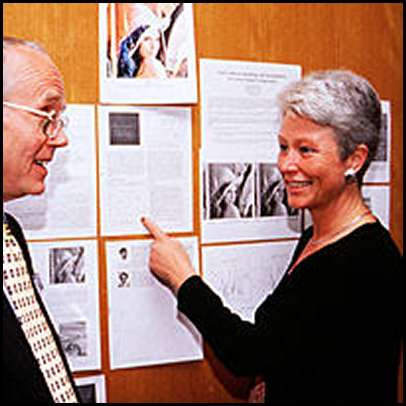
#> input picture img/Lenavisit.jpg, 406 x 406 px, given in place of the camera
$ python presentacionPrueba.py   (older library calls are emulated)
#> lines starting #> are read from the running program, lines starting #| are printed output that depends on the picture; after the words box and inside, x2 and y2 are one past the last pixel; in counts of white or black regions, pixels touching at a corner belong together
import numpy as np
import cv2
import matplotlib.pyplot as plt
import time
import datetime

cara_cascade = cv2.CascadeClassifier('haarcascade_frontalface_default.xml')#'E:\openCV\opencv\build\etc\haarcascades\haarcascade_frontalface_default.xml')
cap = cv2.VideoCapture(0)
#cap.set(3,640)
#cap.set(4,400)
ret = True
while(ret):
    ret, frame = cap.read()
#> frame is the input picture: shape (406, 406, 3); mean B, G, R 117, 127, 158.4
    gris = cv2.cvtColor(frame, cv2.IMREAD_GRAYSCALE)
    edged_frame = cv2.Canny(gris,90,120)
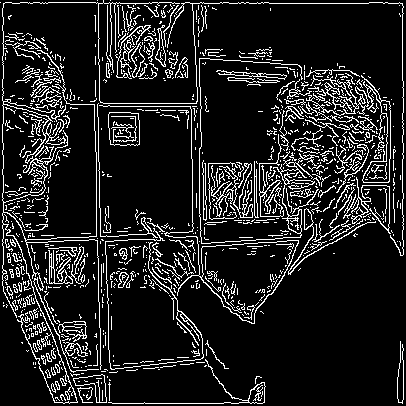
#> edged_frame: shape (406, 406); 12.7% white in thin lines or dots
    cv2.imshow('Canny detección de borde',edged_frame)
    denoised = cv2.GaussianBlur(gris,(5,5),0)
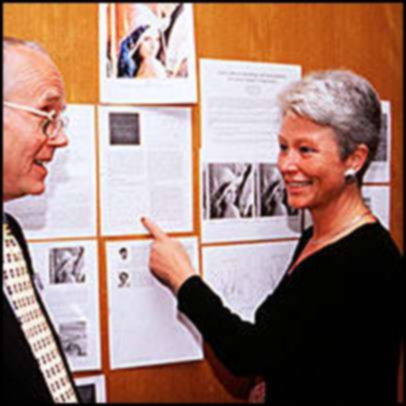
#> denoised: shape (406, 406, 4); mean B, G, R, A 117, 127, 158.4, 255
    filtro = cv2.Laplacian(gris,cv2.CV_8U)#64F)
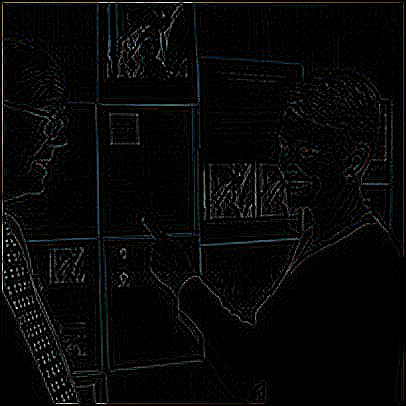
#> filtro: shape (406, 406, 4); mean B, G, R, A 7.4, 7.3, 7.2, 0
    filtro2 = cv2.Laplacian(denoised,cv2.CV_8U)#64F)
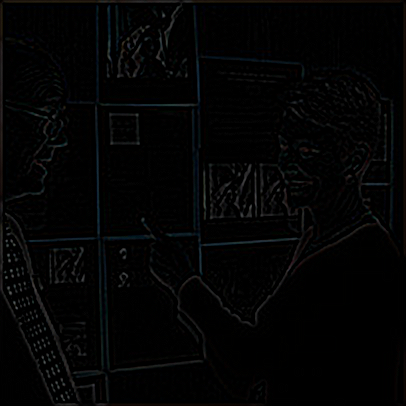
#> filtro2: shape (406, 406, 4); mean B, G, R, A 3.6, 3.5, 3.3, 0
    cv2.imshow('Laplacian Filter',filtro)
    cv2.imshow('Laplacian Filter denoised (+Gaussian Blur)',filtro2)
    listaCaras = cara_cascade.detectMultiScale(gris)
#> listaCaras = [[138, 28, 29, 29], [62, 355, 49, 49], [261, 121, 76, 76]]
    for (x,y,w,h) in listaCaras:
        print("cara")
        cv2.rectangle(frame,(x,y),(x+w,y+h),(255,255,0),1)
        cv2.circle(frame,(x,y),2,(0,0,255),-1)
        cv2.putText(frame,"una cara",(x,y),1,2,(120,100,190),4) #font, 3,(211,211,211),4)
#> this loop made 3 passes
#| cara
#| cara
#| cara
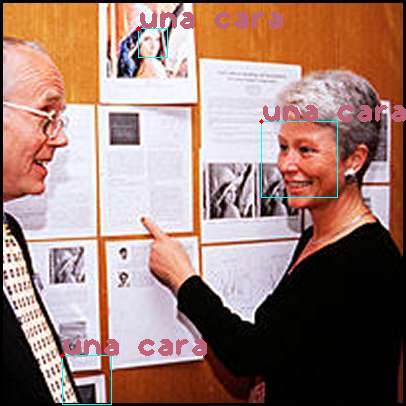
#> frame: shape (406, 406, 3); 2.54% of pixels changed, all inside (x1, y1, x2, y2) = (60, 12, 406, 405)
        #cv2.rectangle(x,y,w,h)
    cv2.imshow('Original',frame)
    frameFlipped = cv2.flip(frame,0)    # write the flipped frame
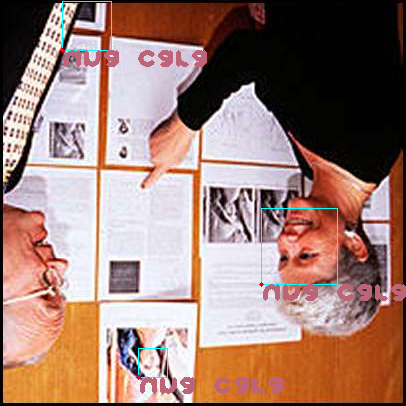
#> frameFlipped: shape (406, 406, 3); mean B, G, R 117.1, 126.4, 158
    cv2.imshow('Invertido',frameFlipped)
    k = cv2.waitKey(5) & 0xFF
#> (key Esc is pressed here)
    if k==27:   break
cap.release()
cv2.destroyAllWindows()
